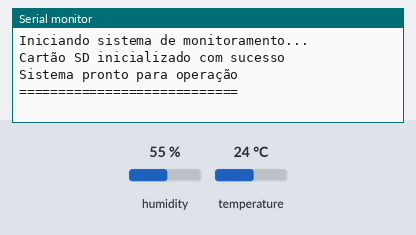
The sketch below on a simulated Arduino Nano, built with avr-gcc and run on an emulated ATmega328P. On the bench: the last lines printed to the serial monitor. The inputs (shaded band) are chosen by the test bench; at power-on: humidity 55 %, temperature 24 °C. Storage starts empty.

Above: at 1.2 s.
1.3 s: humidity set to 22 %
At 10.8 s:
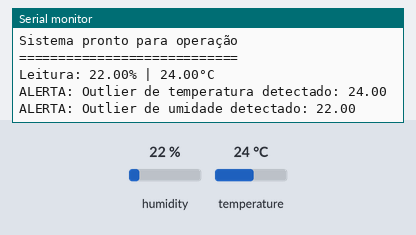
16.2 s: temperature set to 12 °C
At 30.8 s:
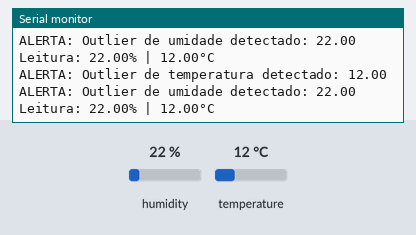
31.1 s: humidity set to 40 %
At 41.5 s:
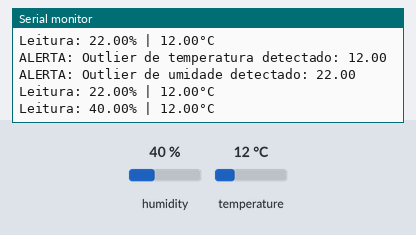

Measured:
- after the input at 1.3 s, the serial monitor: prints a new line after 8.7 s (image 1)
- after the input at 16.2 s, the serial monitor: prints a new line after 3.8 s (image 2)
- after the input at 31.1 s, the serial monitor: prints a new line after 8.9 s (image 3)

The sketch:

AnaliseEstatisticaCompletaPearson.ino
```cpp
/*
 * Sistema de Monitoramento Agrícola Inteligente
 *
 * Autor: Jefferson Bezerra dos Santos
 * Data: 02-04-2025
 *
 * Descrição: Monitora temperatura e umidade com análise estatística avançada,
 * detecção de anomalias e armazenamento em cartão SD.
 *
 * Funcionalidades:
 * - Leitura periódica do sensor DHT11
 * - Cálculo de estatísticas descritivas (média, mediana, desvio padrão)
 * - Detecção de outliers pelo método IQR
 * - Análise de correlação entre temperatura e umidade
 * - Armazenamento em arquivo CSV
 * - Log serial para monitoramento em tempo real
 */

#include <DHT.h>
#include <SD.h>
#include <SPI.h>
#include <math.h>

// ================= CONFIGURAÇÕES HARDWARE =================
#define DHTPIN A1            // Pino digital conectado ao DHT11
#define DHTTYPE DHT11        // Tipo do sensor (DHT11 ou DHT22)
#define SD_CS_PIN 10          // Pino Chip Select do módulo SD
//#define LOG_INTERVAL 300000  // Intervalo entre leituras (5 minutos em ms)
#define LOG_INTERVAL 10000  // Intervalo entre leituras (5 minutos em ms)

// ================= CONFIGURAÇÕES ESTATÍSTICAS =============
#define SAMPLE_SIZE 12       // Janela para estatísticas (1 hora de dados)
#define CORR_BUFFER_SIZE 24  // Janela para correlação (12 horas de dados)
#define IQR_FACTOR 1.5       // Fator para detecção de outliers (1.5 padrão)
#define CORR_THRESHOLD 0.5   // Limiar para correlação significativa

// ================= ESTRUTURAS DE DADOS ====================

/**
 * @struct Estatisticas
 * @brief Armazena estatísticas descritivas para uma variável
 *
 * @var media Média aritmética
 * @var desvio_padrao Desvio padrão amostral
 * @var variancia Variância amostral
 * @var q1 Primeiro quartil (25%)
 * @var mediana Mediana (50%)
 * @var q3 Terceiro quartil (75%)
 * @var iqr Intervalo interquartil (Q3-Q1)
 * @var is_outlier Indica se o último valor é outlier
 */
struct Estatisticas {
  float media;
  float desvio_padrao;
  float variancia;
  float q1;
  float mediana;
  float q3;
  float iqr;
  bool is_outlier;
};

/**
 * @struct Correlacao
 * @brief Armazena resultados da análise de correlação
 *
 * @var coeficiente Coeficiente de Pearson (-1 a 1)
 * @var significativa Indica se a correlação é estatisticamente significativa
 */
struct Correlacao {
  float coeficiente;
  bool significativa;
};

// ================= VARIÁVEIS GLOBAIS ======================
DHT dht(DHTPIN, DHTTYPE);    // Objeto do sensor DHT
File dataFile;               // Arquivo no cartão SD

// Buffers para estatísticas básicas (1 hora)
float temp_samples[SAMPLE_SIZE] = {0};
float humid_samples[SAMPLE_SIZE] = {0};
int sample_index = 0;

// Buffers para análise de correlação (12 horas)
float temp_buffer_corr[CORR_BUFFER_SIZE] = {0};
float umid_buffer_corr[CORR_BUFFER_SIZE] = {0};
int corr_index = 0;

// ================= FUNÇÕES AUXILIARES =====================

/**
 * @brief Ordena um array usando bubble sort (otimizado para pequenos conjuntos)
 * @param arr Array a ser ordenado
 * @param n Tamanho do array
 *
 * Exemplo:
 * float dados[3] = {3, 1, 2};
 * bubbleSort(dados, 3); // dados agora {1, 2, 3}
 */
void bubbleSort(float arr[], int n) {
  for (int i = 0; i < n-1; i++) {
    bool swapped = false;
    for (int j = 0; j < n-i-1; j++) {
      if (arr[j] > arr[j+1]) {
        float temp = arr[j];
        arr[j] = arr[j+1];
        arr[j+1] = temp;
        swapped = true;
      }
    }
    if (!swapped) break; // Otimização: sai se já estiver ordenado
  }
}

// ================= FUNÇÕES ESTATÍSTICAS ===================

/**
 * @brief Calcula estatísticas descritivas para um conjunto de amostras
 * @param samples Array com as amostras
 * @param new_val Novo valor a ser avaliado
 * @return Estrutura Estatisticas com todos os cálculos
 *
 * Exemplo:
 * float amostras[3] = {1, 2, 3};
 * Estatisticas stats = calcularEstatisticas(amostras, 2.5);
 */
Estatisticas calcularEstatisticas(float samples[], float new_val) {
  Estatisticas res;
  float sum = 0, sum_sq = 0;
  int valid_count = 0;

  // 1. Calcula média e variância
  for (int i = 0; i < SAMPLE_SIZE; i++) {
    if (!isnan(samples[i])) {
      sum += samples[i];
      sum_sq += samples[i] * samples[i];
      valid_count++;
    }
  }

  res.media = sum / valid_count;
  res.variancia = (sum_sq - valid_count * pow(res.media, 2)) / (valid_count - 1);
  res.desvio_padrao = sqrt(res.variancia);

  // 2. Calcula quartis (requer dados ordenados)
  float sorted[SAMPLE_SIZE];
  memcpy(sorted, samples, sizeof(sorted));
  bubbleSort(sorted, SAMPLE_SIZE);

  res.q1 = sorted[SAMPLE_SIZE / 4];
  res.mediana = sorted[SAMPLE_SIZE / 2];
  res.q3 = sorted[3 * SAMPLE_SIZE / 4];
  res.iqr = res.q3 - res.q1;

  // 3. Verifica se o novo valor é outlier
  float lower_bound = res.q1 - IQR_FACTOR * res.iqr;
  float upper_bound = res.q3 + IQR_FACTOR * res.iqr;
  res.is_outlier = (new_val < lower_bound) || (new_val > upper_bound);

  return res;
}

/**
 * @brief Calcula o coeficiente de correlação de Pearson
 * @param x Primeira variável
 * @param y Segunda variável
 * @param n Número de amostras
 * @return Coeficiente de correlação (-1 a 1)
 *
 * Exemplo:
 * float x[3] = {1, 2, 3};
 * float y[3] = {2, 4, 6};
 * float r = calcularPearson(x, y, 3); // r ≈ 1.0
 */
float calcularPearson(float x[], float y[], int n) {
  float sum_x = 0, sum_y = 0, sum_xy = 0;
  float sum_x2 = 0, sum_y2 = 0;

  for (int i = 0; i < n; i++) {
    sum_x += x[i];
    sum_y += y[i];
    sum_xy += x[i] * y[i];
    sum_x2 += x[i] * x[i];
    sum_y2 += y[i] * y[i];
  }

  float numerador = n * sum_xy - sum_x * sum_y;
  float denominador = sqrt((n * sum_x2 - sum_x * sum_x) *
                         (n * sum_y2 - sum_y * sum_y));

  return (denominador != 0) ? numerador / denominador : 0;
}

/**
 * @brief Atualiza o buffer de correlação e calcula quando cheio
 * @param temp Valor de temperatura atual
 * @param umid Valor de umidade atual
 * @return Estrutura Correlacao com resultados
 */
Correlacao atualizarCorrelacao(float temp, float umid) {
  // Armazena no buffer circular
  temp_buffer_corr[corr_index] = temp;
  umid_buffer_corr[corr_index] = umid;
  corr_index = (corr_index + 1) % CORR_BUFFER_SIZE;

  Correlacao resultado;
  resultado.coeficiente = 0;
  resultado.significativa = false;

  // Só calcula quando o buffer estiver cheio
  if (corr_index == 0) {
    resultado.coeficiente = calcularPearson(temp_buffer_corr, umid_buffer_corr, CORR_BUFFER_SIZE);
    resultado.significativa = fabs(resultado.coeficiente) > CORR_THRESHOLD;
  }

  return resultado;
}

// ================= FUNÇÕES DE ARMAZENAMENTO ===============

/**
 * @brief Registra os dados no cartão SD
 * @param h Umidade atual
 * @param t Temperatura atual
 * @param hs Estatísticas da umidade
 * @param ts Estatísticas da temperatura
 * @param corr Dados de correlação
 *
 * Formato do arquivo CSV:
 * Data,Hora,Umidade,MediaU,...,Correlacao,CorrSignificativa
 */
void logData(float h, float t, Estatisticas hs, Estatisticas ts, Correlacao corr) {
  dataFile = SD.open("dados.csv", FILE_WRITE);

  if (dataFile) {
    // Cabeçalho (apenas na primeira execução)
    if (dataFile.size() == 0) {
      dataFile.println("Data,Hora,Umidade,MediaU,DesvioU,VarianciaU,Q1U,MedianaU,Q3U,IQRU,OutlierU,Temperatura,MediaT,DesvioT,VarianciaT,Q1T,MedianaT,Q3T,IQRT,OutlierT,Correlacao,CorrSignificativa");
    }

    // Formata a linha de dados
    dataFile.print("2025-04-02,");  // Substituir por RTC real
    dataFile.print("12:00:00,");    // Horário real

    // Dados de umidade
    dataFile.print(h); dataFile.print(",");
    dataFile.print(hs.media); dataFile.print(",");
    dataFile.print(hs.desvio_padrao); dataFile.print(",");
    dataFile.print(hs.variancia); dataFile.print(",");
    dataFile.print(hs.q1); dataFile.print(",");
    dataFile.print(hs.mediana); dataFile.print(",");
    dataFile.print(hs.q3); dataFile.print(",");
    dataFile.print(hs.iqr); dataFile.print(",");
    dataFile.print(hs.is_outlier ? "SIM" : "NAO"); dataFile.print(",");

    // Dados de temperatura
    dataFile.print(t); dataFile.print(",");
    dataFile.print(ts.media); dataFile.print(",");
    dataFile.print(ts.desvio_padrao); dataFile.print(",");
    dataFile.print(ts.variancia); dataFile.print(",");
    dataFile.print(ts.q1); dataFile.print(",");
    dataFile.print(ts.mediana); dataFile.print(",");
    dataFile.print(ts.q3); dataFile.print(",");
    dataFile.print(ts.iqr); dataFile.print(",");
    dataFile.print(ts.is_outlier ? "SIM" : "NAO"); dataFile.print(",");

    // Dados de correlação
    dataFile.print(corr.coeficiente, 4); dataFile.print(",");
    dataFile.println(corr.significativa ? "SIM" : "NAO");

    dataFile.close();
  }
}

// ================= SETUP ==================================

void setup() {
  Serial.begin(9600);
  Serial.println("Iniciando sistema de monitoramento...");

  // Inicializa sensor DHT
  dht.begin();

  // Inicializa cartão SD
  if (!SD.begin(SD_CS_PIN)) {
    Serial.println("Falha ao inicializar o cartão SD!");
    while(1); // Trava o programa se falhar
  }
  Serial.println("Cartão SD inicializado com sucesso");

  Serial.println("Sistema pronto para operação");
  Serial.println("============================");
}

// ================= LOOP PRINCIPAL ========================

void loop() {
  static unsigned long last_log = 0;
  static Correlacao ultima_correlacao = {0, false};

  if (millis() - last_log >= LOG_INTERVAL) {
    last_log = millis();

    // 1. Leitura dos sensores
    float umidade = dht.readHumidity();
    float temperatura = dht.readTemperature();

    // Verifica se as leituras são válidas
    if (!isnan(umidade) && !isnan(temperatura)) {
      Serial.print("Leitura: ");
      Serial.print(umidade);
      Serial.print("% | ");
      Serial.print(temperatura);
      Serial.println("°C");

      // 2. Armazena amostras para estatísticas
      temp_samples[sample_index] = temperatura;
      humid_samples[sample_index] = umidade;
      sample_index = (sample_index + 1) % SAMPLE_SIZE;

      // 3. Atualiza análise de correlação
      Correlacao correlacao = atualizarCorrelacao(temperatura, umidade);
      if (corr_index == 0) { // Buffer cheio
        ultima_correlacao = correlacao;
        Serial.print("Correlação T-U: ");
        Serial.print(correlacao.coeficiente, 4);
        Serial.println(correlacao.significativa ? " (Significativa)" : " (Não significativa)");
      }

      // 4. Calcula estatísticas descritivas
      Estatisticas stats_temp = calcularEstatisticas(temp_samples, temperatura);
      Estatisticas stats_umid = calcularEstatisticas(humid_samples, umidade);

      // 5. Exibe alertas de outliers
      if (stats_temp.is_outlier) {
        Serial.print("ALERTA: Outlier de temperatura detectado: ");
        Serial.println(temperatura);
      }
      if (stats_umid.is_outlier) {
        Serial.print("ALERTA: Outlier de umidade detectado: ");
        Serial.println(umidade);
      }

      // 6. Armazena dados no cartão SD
      logData(umidade, temperatura, stats_umid, stats_temp, ultima_correlacao);
    }
    else {
      Serial.println("Erro na leitura do sensor!");
    }
  }
}
```
